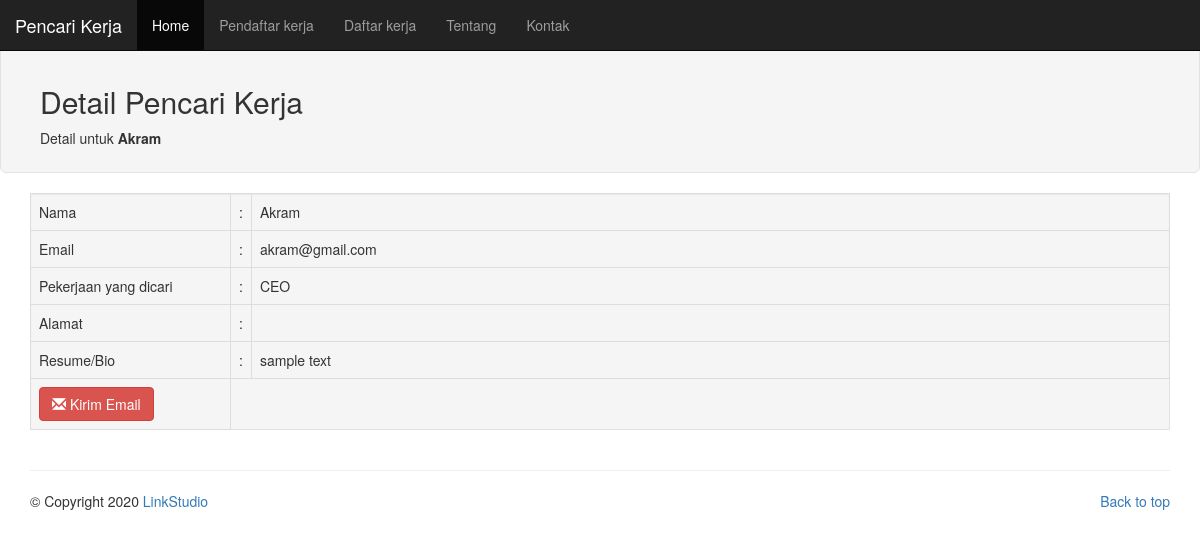
The page /index.php/pendaftarkerja/detail/3 on the database its author committed.
### tables this page shows
CREATE TABLE IF NOT EXISTS `pendaftar` (
  `id` int(11) NOT NULL AUTO_INCREMENT,
  `nama` varchar(255) NOT NULL,
  `email` varchar(255) NOT NULL,
  `alamat` text NOT NULL,
  `pekerjaan` text NOT NULL,
  `resume` longtext NOT NULL,
  PRIMARY KEY (`id`)
);

### application/controllers/Pendaftarkerja.php (called while the page is built, shortened)
<?php
class Pendaftarkerja extends CI_Controller {
	public function detail($id = 0) {
		$this->load->model("pendaftar");
		$data = array (
			'pendaftar' => $this->pendaftar->detail($id)
		);
		$data["pendaftar"] = $data["pendaftar"][0];
		$this->load->view("template/header");
		$this->load->view("detailpendaftar", $data);
		$this->load->view("template/footer");
	}
}

### index.php (called while the page is built, shortened)
<?php
require_once BASEPATH.'core/CodeIgniter.php';

### application/models/pendaftar.php (called while the page is built, shortened)
<?php
class Pendaftar extends CI_Model {
	public function detail($id) {
		$this->db->where("id", $id);
		return $this->db->get("pendaftar")->result();
	}
}

### application/views/detailpendaftar.php (the view)
<div class="well well-lg">
	<div class="container">
		<h2>Detail Pencari Kerja</h2>
		<span>Detail untuk <b><?php echo $pendaftar->nama ?></b></span>
	</div>
</div>
<div class="container">
	<table class="well table table-bordered">
		<tr>
			<td width="200">Nama</td>
			<td width="1">:</td>
			<td> <?php echo $pendaftar->nama; ?></td>
		</tr>
		<tr>
			<td>Email</td>
			<td width="1">:</td>
			<td> <?php echo $pendaftar->email; ?></td>
		</tr>
		<tr>
			<td>Pekerjaan yang dicari</td>
			<td width="1">:</td>
			<td> <?php echo $pendaftar->pekerjaan; ?></td>
		</tr>
		<tr>
			<td>Alamat</td>
			<td width="1">:</td>
			<td> <?php echo $pendaftar->alamat; ?></td>
		</tr>
		<tr>
			<td>Resume/Bio</td>
			<td width="1">:</td>
			<td> <?php echo $pendaftar->resume; ?></td>
		</tr>
		<tr>
			<td>
				<a href="mailto:<?php echo $pendaftar->email; ?>" class="btn btn-danger">
					<i class="glyphicon glyphicon-envelope"></i>
					Kirim Email
				</a>
			</td>
		</tr>
	</table>
</div>

### rows shown on the page
pendaftar: nama "Akram", email "akram@gmail.com", pekerjaan "CEO", resume "sample text"
